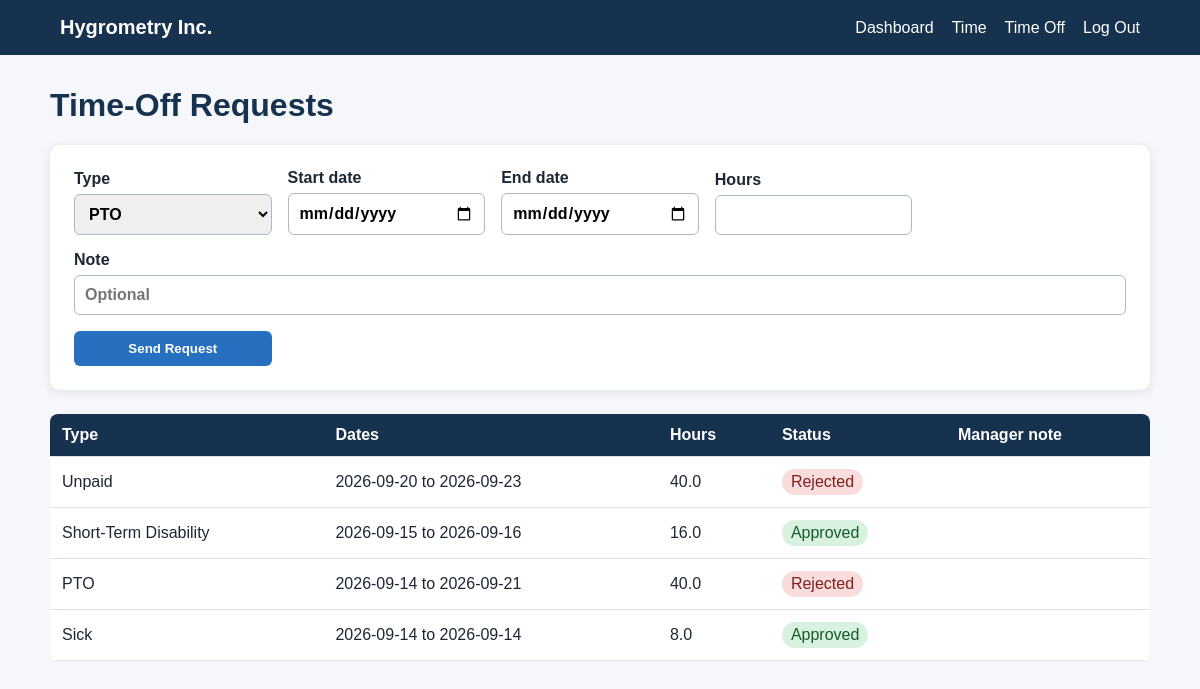
Page /employee/time-off (signed in) on the committed database.
### tables this page shows
CREATE TABLE time_off (
    id INTEGER PRIMARY KEY AUTOINCREMENT,
    user_id INTEGER NOT NULL,
    leave_type TEXT NOT NULL CHECK (
        leave_type IN ('PTO', 'Sick', 'Short-Term Disability', 'Unpaid')
    ),
    start_date TEXT NOT NULL,
    end_date TEXT NOT NULL,
    hours REAL NOT NULL CHECK (hours > 0),
    employee_note TEXT,
    manager_note TEXT,
    status TEXT NOT NULL DEFAULT 'pending'
        CHECK (status IN ('pending', 'approved', 'rejected')),
    reviewed_by INTEGER,
    reviewed_at TEXT,
    payroll_batch_id INTEGER,
    created_at TEXT NOT NULL DEFAULT CURRENT_TIMESTAMP,
    FOREIGN KEY (user_id) REFERENCES users(id),
    FOREIGN KEY (reviewed_by) REFERENCES users(id),
    FOREIGN KEY (payroll_batch_id) REFERENCES payroll_batches(id)
);

### employee.py (the view, shortened to what this page needs)
@employee_bp.route("/employee/time-off", methods=("GET", "POST"))
@role_required("employee")
def time_off():
    db = get_db()
    user_id = session["user_id"]
    requests = db.execute(
        "SELECT * FROM time_off WHERE user_id = ? ORDER BY start_date DESC", (user_id,)
    ).fetchall()
    return render_template("time_off.html", requests=requests)

### database.py (called while the page is built)
def get_db():
    if "db" not in g:
        g.db = sqlite3.connect(
            current_app.config["DATABASE"], detect_types=sqlite3.PARSE_DECLTYPES
        )
        g.db.row_factory = sqlite3.Row
        g.db.execute("PRAGMA foreign_keys = ON")
    return g.db

### utils.py (called while the page is built)
def generate_csrf_token():
    if "csrf_token" not in session:
        session["csrf_token"] = secrets.token_hex(24)
    return session["csrf_token"]

def login_required(view):
    @wraps(view)
    def wrapped_view(**kwargs):
        if not session.get("user_id"):
            flash("Log in to continue.", "error")
            return redirect(url_for("auth.login"))
        return view(**kwargs)
    return wrapped_view

def role_required(role):
    def decorator(view):
        @wraps(view)
        @login_required
        def wrapped_view(**kwargs):
            if session.get("role") != role:
                abort(403)
            return view(**kwargs)
        return wrapped_view
    return decorator

### templates/time_off.html (shortened to what this page needs)
{% extends "base.html" %}
{% block content %}
<h1>Time-Off Requests</h1>
<section class="panel">
  <form method="post" class="form-grid">
    <label>Type<select name="leave_type" required>
      <option>PTO</option><option>Sick</option><option>Short-Term Disability</option><option>Unpaid</option>
    </select></label>
    <label>Start date<input type="date" name="start_date" required></label>
    <label>End date<input type="date" name="end_date" required></label>
    <label>Hours<input type="number" name="hours" min="0.25" step="0.25" required></label>
    <label class="wide">Note<input type="text" name="note" maxlength="250" placeholder="Optional"></label>
    <button type="submit">Send Request</button>
  </form>
</section>
<div class="table-wrap"><table>
  <thead><tr><th>Type</th><th>Dates</th><th>Hours</th><th>Status</th><th>Manager note</th></tr></thead>
  <tbody>{% for item in requests %}<tr>
    <td>{{ item.leave_type }}</td><td>{{ item.start_date }} to {{ item.end_date }}</td>
    <td>{{ item.hours }}</td><td><span class="status {{ item.status }}">{{ item.status }}</span></td>
    <td>{{ item.manager_note or '' }}</td>
  </tr>{% else %}<tr><td colspan="5">No requests found.</td></tr>{% endfor %}</tbody>
</table></div>
{% endblock %}

### static/style.css (style rules this page uses)
:root { color-scheme: light; --navy:#16324f; --blue:#276fbf; --pale:#eef5fb; --green:#2d7d46; --red:#b43c3c; --text:#1d2733; }
* { box-sizing:border-box; }
body { margin:0; font-family:Arial, sans-serif; color:var(--text); background:#f5f7fa; }
h1 { color:var(--navy); }
.login-card, .panel, .review-card { background:white; border-radius:10px; padding:24px; margin-bottom:24px; box-shadow:0 2px 10px #1d27331a; }
.stack, .form-grid { display:grid; gap:16px; }
.form-grid { grid-template-columns:repeat(auto-fit, minmax(190px, 1fr)); align-items:end; }
.wide { grid-column:1 / -1; }
label { display:grid; gap:6px; font-weight:bold; }
input, select { width:100%; padding:10px; border:1px solid #aeb8c2; border-radius:6px; font:inherit; }
button, .button { display:inline-block; background:var(--blue); color:white; border:0; border-radius:6px; padding:10px 16px; text-decoration:none; font-weight:bold; cursor:pointer; }
.table-wrap { overflow-x:auto; background:white; border-radius:8px; }
table { width:100%; border-collapse:collapse; }
th, td { text-align:left; padding:12px; border-bottom:1px solid #dce2e8; }
th { background:var(--navy); color:white; }
.status { display:inline-block; padding:4px 9px; border-radius:999px; background:#e5e9ed; text-transform:capitalize; }
.approved { background:#d9f1df; color:#175c2d; }
.rejected { background:#f9dddd; color:#7f2020; }

### rows in the picture
time_off: leave_type "Unpaid", start_date "2026-09-20", end_date "2026-09-23", hours "40.0", status "Rejected"
time_off: leave_type "Short-Term Disability", start_date "2026-09-15", end_date "2026-09-16", hours "16.0", status "Approved"
time_off: leave_type "PTO", start_date "2026-09-14", end_date "2026-09-21", hours "40.0", status "Rejected"
time_off: leave_type "Sick", start_date "2026-09-14", end_date "2026-09-14", hours "8.0", status "Approved"
